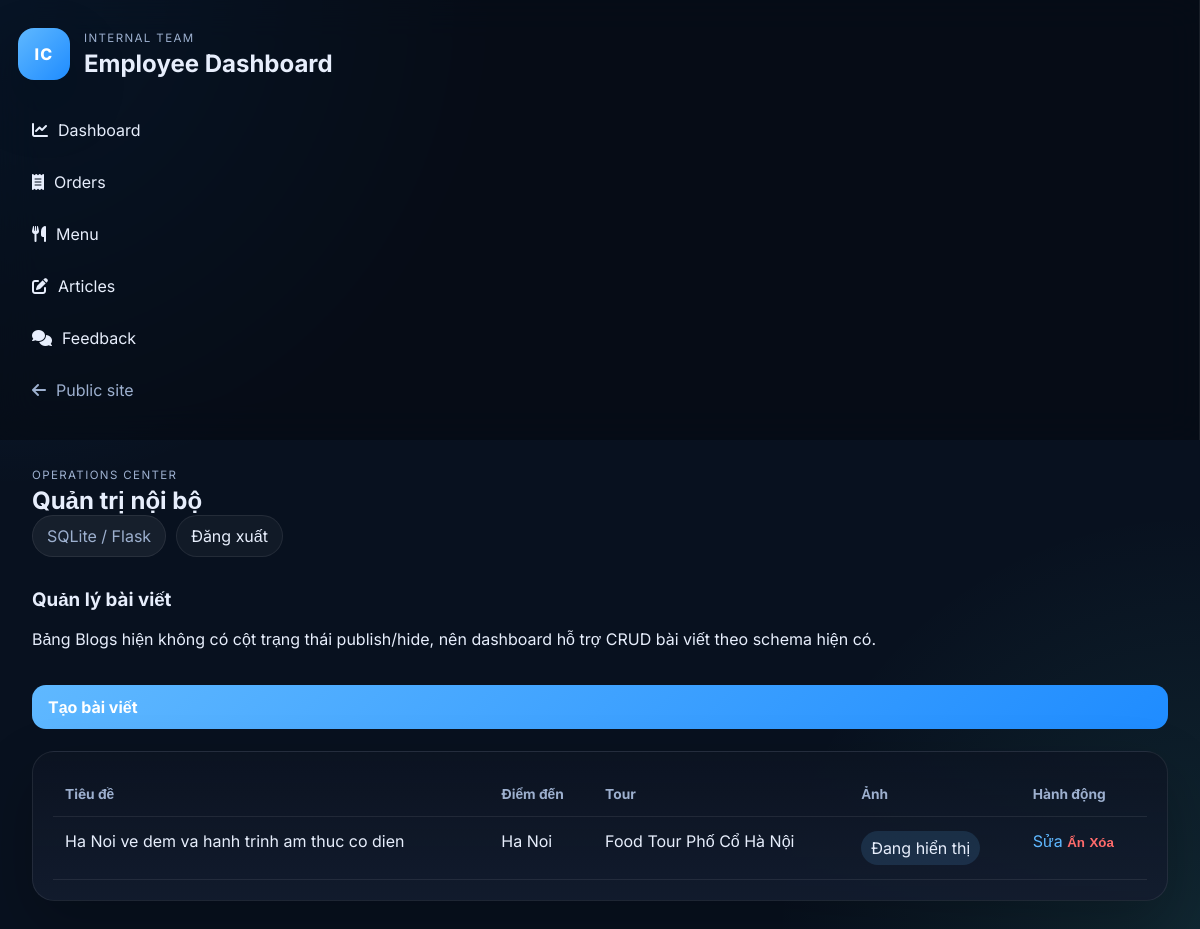
The page /admin/articles (signed in) on the database as committed earlier.
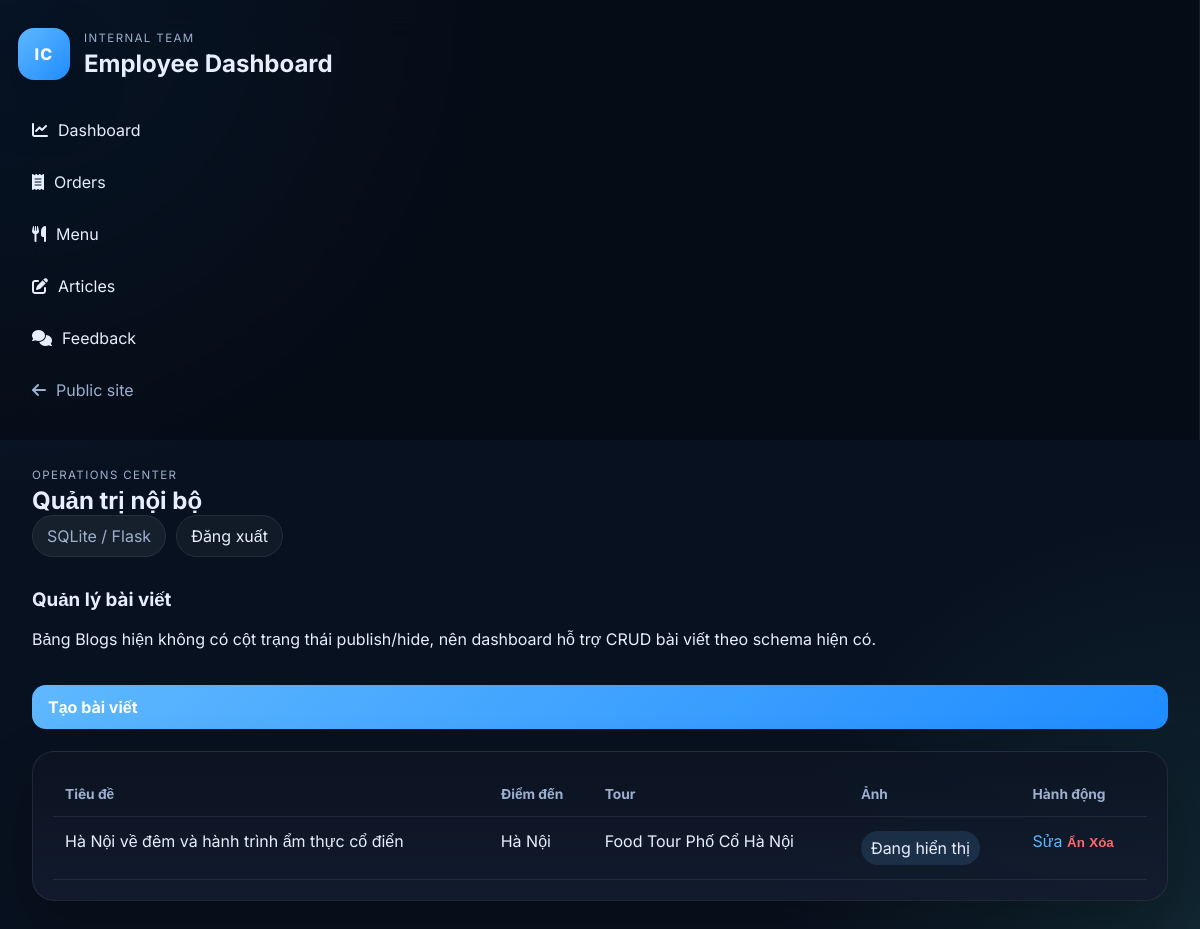
The same page on the database as committed later.
### tables this page shows
CREATE TABLE Blogs (
            id INTEGER PRIMARY KEY AUTOINCREMENT,
            title TEXT NOT NULL,
            destination TEXT NOT NULL,
            summary TEXT NOT NULL,
            content TEXT NOT NULL,
            image_url TEXT,
            tour_id INTEGER NOT NULL,
            FOREIGN KEY (tour_id) REFERENCES Tours (id)
        );

CREATE TABLE Tours (
            id INTEGER PRIMARY KEY AUTOINCREMENT,
            name TEXT NOT NULL,
            price REAL,
            image_url TEXT,
            slots_left INTEGER,
            slots_booked INTEGER
        , duration_days INTEGER DEFAULT 1, hours_left INTEGER DEFAULT 72, route_summary TEXT);

### admin/routes.py (the view)
@admin_bp.route("/articles")
def articles_index():
    articles = list_articles()
    hidden_articles = {str(item) for item in load_state()["hidden_articles"]}
    return render_template("admin/articles/index.html", articles=articles, hidden_articles=hidden_articles)

### admin/moderation.py (called while the page is built, shortened)
def _default_state() -> dict:
    return {"hidden_articles": [], "review_states": {}}

def load_state() -> dict:
    if not MODERATION_FILE.exists():
        return _default_state()

### admin/routes.py (called while the page is built)
@admin_bp.before_request
def require_admin_access():
    if request.endpoint in {"admin.admin_login", "admin.admin_logout"}:
        return None
    if session.get("admin_authenticated"):
        return None
    return redirect(url_for("admin.admin_login"))

### admin/services.py (called while the page is built)
def _helpers():
    from web_du_lich import get_db_connection, query_all, query_one
    return get_db_connection, query_all, query_one

def list_articles():
    _, query_all, _ = _helpers()
    return query_all(
        """
        SELECT b.*, t.name AS tour_name
        FROM Blogs b
        JOIN Tours t ON b.tour_id = t.id
        ORDER BY b.id DESC
        """
    )

### web_du_lich.py (called while the page is built)
def get_db_connection():
    conn = sqlite3.connect(DB_PATH)
    conn.row_factory = sqlite3.Row
    return conn

def query_all(sql, params=()):
    conn = get_db_connection()
    rows = conn.execute(sql, params).fetchall()
    conn.close()
    return rows

def query_one(sql, params=()):
    conn = get_db_connection()
    row = conn.execute(sql, params).fetchone()
    conn.close()
    return row

### templates/admin/articles/index.html (shortened to what this page needs)
{% extends 'admin/base_admin.html' %}
{% block content %}
<section class="page-toolbar">
    <div class="toolbar-copy">
        <h3>Quản lý bài viết</h3>
        <p>Bảng Blogs hiện không có cột trạng thái publish/hide, nên dashboard hỗ trợ CRUD bài viết theo schema hiện có.</p>
    </div>
    <a href="{{ url_for('admin.article_create') }}" class="btn-primary">Tạo bài viết</a>
</section>
<section class="panel-card">
    <table class="admin-table">
        <thead>
            <tr>
                <th>Tiêu đề</th>
                <th>Điểm đến</th>
                <th>Tour</th>
                <th>Ảnh</th>
                <th>Hành động</th>
            </tr>
        </thead>
        <tbody>
            {% for article in articles %}
            <tr>
                <td>{{ article['title'] }}</td>
                <td>{{ article['destination'] }}</td>
                <td>{{ article['tour_name'] }}</td>
                <td>
                    {% if article['id']|string in hidden_articles %}
                    <span class="status-pill status-muted">Đang ẩn</span>
                    {% else %}
                    <span class="status-pill">Đang hiển thị</span>
                    {% endif %}
                </td>
                <td>
                    <a class="btn-link" href="{{ url_for('admin.article_edit', article_id=article['id']) }}">Sửa</a>
                    <form method="post" action="{{ url_for('admin.article_visibility', article_id=article['id']) }}" class="inline-form">
                        <button type="submit" class="btn-danger-link">{% if article['id']|string in hidden_articles %}Hiện lại{% else %}Ẩn{% endif %}</button>
                    </form>
                    <form method="post" action="{{ url_for('admin.article_delete', article_id=article['id']) }}" class="inline-form" data-confirm-message="Xóa bài viết {{ article['title'] }}?">
                        <button type="submit" class="btn-danger-link">Xóa</button>
                    </form>
                </td>
            </tr>
            {% endfor %}
        </tbody>
    </table>
</section>
{% endblock %}

Rows that differ between the two databases and show on the page:
changed Blogs "Food Tour Phố Cổ Hà Nội": title "Ha Noi ve dem va hanh trinh am thuc co dien" → "Hà Nội về đêm và hành trình ẩm thực cổ điển"; destination "Ha Noi" → "Hà Nội"
